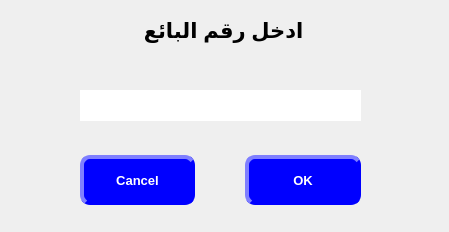
<?xml version="1.0" encoding="UTF-8"?>
<ui version="4.0">
 <class>CustomerGP</class>
 <widget class="QDialog" name="CustomerGP">
  <property name="geometry">
   <rect>
    <x>0</x>
    <y>0</y>
    <width>449</width>
    <height>232</height>
   </rect>
  </property>
  <property name="font">
   <font>
    <weight>50</weight>
    <bold>false</bold>
    <strikeout>false</strikeout>
   </font>
  </property>
  <property name="mouseTracking">
   <bool>false</bool>
  </property>
  <property name="tabletTracking">
   <bool>false</bool>
  </property>
  <property name="windowTitle">
   <string>رقم البائع</string>
  </property>
  <property name="layoutDirection">
   <enum>Qt::RightToLeft</enum>
  </property>
  <property name="styleSheet">
   <string notr="true">QDialog{ qconicalgradient(cx:0.5, cy:0.5, angle:0, stop:0 rgba(255, 255, 255, 255), stop:0.373979 rgba(255, 255, 255, 255), stop:0.373991 rgba(33, 30, 255, 255), stop:0.624018 rgba(33, 30, 255, 255), stop:0.624043 rgba(255, 0, 0, 255), stop:1 rgba(255, 0, 0, 255))  }</string>
  </property>
  <widget class="QWidget" name="horizontalLayoutWidget">
   <property name="geometry">
    <rect>
     <x>10</x>
     <y>600</y>
     <width>641</width>
     <height>91</height>
    </rect>
   </property>
   <layout class="QHBoxLayout" name="horizontalLayout_2">
    <item>
     <widget class="QLabel" name="label_7">
      <property name="maximumSize">
       <size>
        <width>16777215</width>
        <height>50</height>
       </size>
      </property>
      <property name="font">
       <font>
        <pointsize>15</pointsize>
        <weight>75</weight>
        <bold>true</bold>
       </font>
      </property>
      <property name="layoutDirection">
       <enum>Qt::RightToLeft</enum>
      </property>
      <property name="styleSheet">
       <string notr="true">
QLabel{
color:black;
                                        background-color: white;
                                        border-style: outset;
                                        border-width: 1px;
                                        border-radius: 10px;
                                        border-color: gray;
                                        min-width: 6em;
                    color:black;
                                        }
                                        QLabel:hover {
                                        background: qradialgradient(
                                        cx: 0.3, cy: -0.4, fx: 0.3, fy: -0.4,
                                        radius: 1.35, stop: 0 #fff, stop: 1 #bbb
                                        );
                                        }
                                        QLabel:pressed {
                                        border-style: inset;
                                        background: qradialgradient(
                                        cx: 0.4, cy: -0.1, fx: 0.4, fy: -0.1,
                                        radius: 1.35, stop: 0 #fff, stop: 1 #ddd
                                        );
                                        }
                                    </string>
      </property>
      <property name="text">
       <string>19.00</string>
      </property>
      <property name="alignment">
       <set>Qt::AlignCenter</set>
      </property>
     </widget>
    </item>
    <item>
     <widget class="QLabel" name="label_6">
      <property name="maximumSize">
       <size>
        <width>16777215</width>
        <height>50</height>
       </size>
      </property>
      <property name="font">
       <font>
        <pointsize>15</pointsize>
        <weight>75</weight>
        <bold>true</bold>
       </font>
      </property>
      <property name="styleSheet">
       <string notr="true">
QLabel{
color:black;
                                        background-color: white;
                                        border-style: outset;
                                        border-width: 1px;
                                        border-radius: 10px;
                                        border-color: gray;
                                        min-width: 6em;
                    color:black;
                                        }
                                        QLabel:hover {
                                        background: qradialgradient(
                                        cx: 0.3, cy: -0.4, fx: 0.3, fy: -0.4,
                                        radius: 1.35, stop: 0 #fff, stop: 1 #bbb
                                        );
                                        }
                                        QLabel:pressed {
                                        border-style: inset;
                                        background: qradialgradient(
                                        cx: 0.4, cy: -0.1, fx: 0.4, fy: -0.1,
                                        radius: 1.35, stop: 0 #fff, stop: 1 #ddd
                                        );
                                        }
                                    </string>
      </property>
      <property name="text">
       <string>1</string>
      </property>
      <property name="alignment">
       <set>Qt::AlignCenter</set>
      </property>
     </widget>
    </item>
    <item>
     <widget class="QLineEdit" name="lineEdit">
      <property name="minimumSize">
       <size>
        <width>80</width>
        <height>0</height>
       </size>
      </property>
      <property name="maximumSize">
       <size>
        <width>250</width>
        <height>50</height>
       </size>
      </property>
      <property name="sizeIncrement">
       <size>
        <width>0</width>
        <height>0</height>
       </size>
      </property>
      <property name="font">
       <font>
        <pointsize>15</pointsize>
       </font>
      </property>
      <property name="styleSheet">
       <string notr="true">
QLineEdit{
                                        background-color: white;
                                        border-style: outset;
                                        border-width: 1px;
                                        border-radius: 10px;
                                        border-color: gray;
                                        min-width: 6em;
                    color:black;
                                        }
                                        QLineEdit:hover {
                                        background: qradialgradient(
                                        cx: 0.3, cy: -0.4, fx: 0.3, fy: -0.4,
                                        radius: 1.35, stop: 0 #fff, stop: 1 #bbb
                                        );
                                        }
                                        QLineEdit:pressed {
                                        border-style: inset;
                                        background: qradialgradient(
                                        cx: 0.4, cy: -0.1, fx: 0.4, fy: -0.1,
                                        radius: 1.35, stop: 0 #fff, stop: 1 #ddd
                                        );
                                        }
                                    </string>
      </property>
      <property name="text">
       <string/>
      </property>
     </widget>
    </item>
   </layout>
  </widget>
  <widget class="QWidget" name="horizontalLayoutWidget_2">
   <property name="geometry">
    <rect>
     <x>80</x>
     <y>150</y>
     <width>281</width>
     <height>61</height>
    </rect>
   </property>
   <layout class="QHBoxLayout" name="horizontalLayout">
    <property name="spacing">
     <number>50</number>
    </property>
    <item>
     <widget class="QPushButton" name="pushButton_2">
      <property name="minimumSize">
       <size>
        <width>86</width>
        <height>50</height>
       </size>
      </property>
      <property name="font">
       <font>
        <pointsize>10</pointsize>
        <weight>75</weight>
        <bold>true</bold>
       </font>
      </property>
      <property name="styleSheet">
       <string notr="true">
QPushButton{
                                        background-color: blue;
                                        border-style: outset;
                                        border-width: 4px;
                                        border-radius: 10px;
                                        border-color: blue;
                                        min-width: 6em;
color:white;
                                        }
                                        QPushButton:hover {
                                        background: qradialgradient(
                                        cx: 0.3, cy: -0.4, fx: 0.3, fy: -0.4,
                                        radius: 1.35, stop: 0 #fff, stop: 1 #bbb
                                        );
                                        }
                                        QPushButton:pressed {
                                        border-style: inset;
                                        background: qradialgradient(
                                         cx: 0.3, cy: -0.4, fx: 0.3, fy: -0.4,
                                        radius: 1.35, stop: 0 #fff, stop: 1 #ddd
                                        );
                                        }
                                    </string>
      </property>
      <property name="text">
       <string>OK</string>
      </property>
     </widget>
    </item>
    <item>
     <widget class="QPushButton" name="pushButton">
      <property name="minimumSize">
       <size>
        <width>86</width>
        <height>50</height>
       </size>
      </property>
      <property name="sizeIncrement">
       <size>
        <width>0</width>
        <height>0</height>
       </size>
      </property>
      <property name="font">
       <font>
        <pointsize>10</pointsize>
        <weight>75</weight>
        <bold>true</bold>
       </font>
      </property>
      <property name="styleSheet">
       <string notr="true">
QPushButton{
                                        background-color: blue;
                                        border-style: outset;
                                        border-width: 4px;
                                        border-radius: 10px;
                                        border-color: blue;
                                        min-width: 6em;
color:white;
                                        }
                                        QPushButton:hover {
                                        background: qradialgradient(
                                        cx: 0.3, cy: -0.4, fx: 0.3, fy: -0.4,
                                        radius: 1.35, stop: 0 #fff, stop: 1 #bbb
                                        );
                                        }
                                        QPushButton:pressed {
                                        border-style: inset;
                                        background: qradialgradient(
                                         cx: 0.3, cy: -0.4, fx: 0.3, fy: -0.4,
                                        radius: 1.35, stop: 0 #fff, stop: 1 #ddd
                                        );
                                        }
                                    </string>
      </property>
      <property name="text">
       <string>Cancel</string>
      </property>
     </widget>
    </item>
   </layout>
  </widget>
  <widget class="QLabel" name="label">
   <property name="geometry">
    <rect>
     <x>50</x>
     <y>10</y>
     <width>347</width>
     <height>41</height>
    </rect>
   </property>
   <property name="minimumSize">
    <size>
     <width>120</width>
     <height>0</height>
    </size>
   </property>
   <property name="font">
    <font>
     <pointsize>16</pointsize>
     <weight>75</weight>
     <bold>true</bold>
     <strikeout>false</strikeout>
    </font>
   </property>
   <property name="styleSheet">
    <string notr="true">;</string>
   </property>
   <property name="text">
    <string>ادخل رقم البائع</string>
   </property>
   <property name="alignment">
    <set>Qt::AlignCenter</set>
   </property>
  </widget>
  <widget class="QLabel" name="label_2">
   <property name="geometry">
    <rect>
     <x>80</x>
     <y>90</y>
     <width>281</width>
     <height>31</height>
    </rect>
   </property>
   <property name="styleSheet">
    <string notr="true">background-color:white;</string>
   </property>
   <property name="text">
    <string/>
   </property>
  </widget>
 </widget>
 <resources/>
 <connections/>
</ui>
